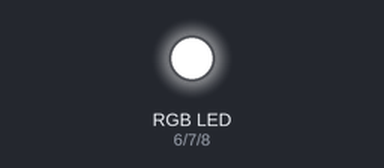
A sketch run on a simulated Arduino Uno, built with avr-gcc and run on an emulated ATmega328P. Parts: an RGB LED mixed from three pins (HIGH = lit).

Above: at 0.5 s.
At 1.5 s:
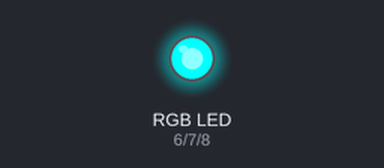
At 3.5 s:
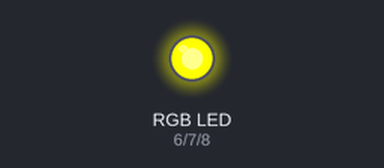
At 5.5 s:
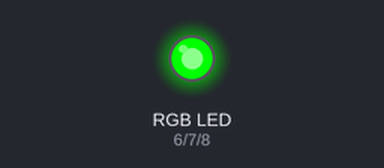
At 10.0 s:
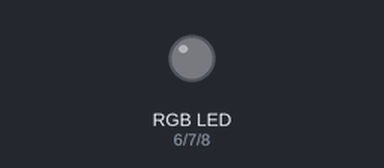
At 15.5 s:
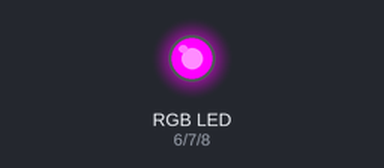
Timing chart, 0 to 16.9 s (numbered marks = the images above):
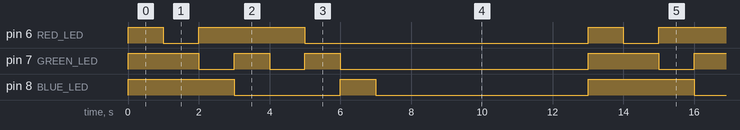

The sketch:

rgb_led.ino
```cpp
#define RED_LED 6
#define GREEN_LED 7
#define BLUE_LED 8

#define DELAY 1000

int ledPinsRed[]   = {1,0,1,1,1,0,0,0};
int ledPinsGreen[] = {1,1,0,1,0,1,0,0};
int ledPinsBlue[]  = {1,1,1,0,0,0,1,0};

int i = 0;

// the setup function runs once when you press reset or power the board
void setup() {
  // initialize digital pin 13 as an output.
  pinMode(RED_LED, OUTPUT);
  pinMode(GREEN_LED, OUTPUT);
  pinMode(BLUE_LED, OUTPUT);
}


void setLedColor(int ledSetup) {
  digitalWrite(RED_LED, ledPinsRed[ledSetup]);   // turn the LED on (HIGH is the voltage level)
  digitalWrite(GREEN_LED, ledPinsGreen[ledSetup]);   // turn the LED on (HIGH is the voltage level)
  digitalWrite(BLUE_LED, ledPinsBlue[ledSetup]);   // turn the LED on (HIGH is the voltage level)
}

// the loop function runs over and over again forever
void loop() {

  setLedColor(i);
  delay(DELAY);               // wait for a second
  i += 1;

  if(i > 7) {
      i = 0;
      delay(5000);
  }

}
```

Measured:
- by itself, pin 6 (RED_LED): repeats every 13.0 s: LOW 1.0 s, HIGH 3.0 s, LOW 8.0 s, HIGH 1.0 s
- by itself, pin 7 (GREEN_LED): repeats every 13.0 s: 2 × (LOW 1.0 s, HIGH 1.0 s), LOW 7.0 s, HIGH 2.0 s
- by itself, pin 8 (BLUE_LED): repeats every 13.0 s: LOW 3.0 s, HIGH 1.0 s, LOW 6.0 s, HIGH 3.0 s
